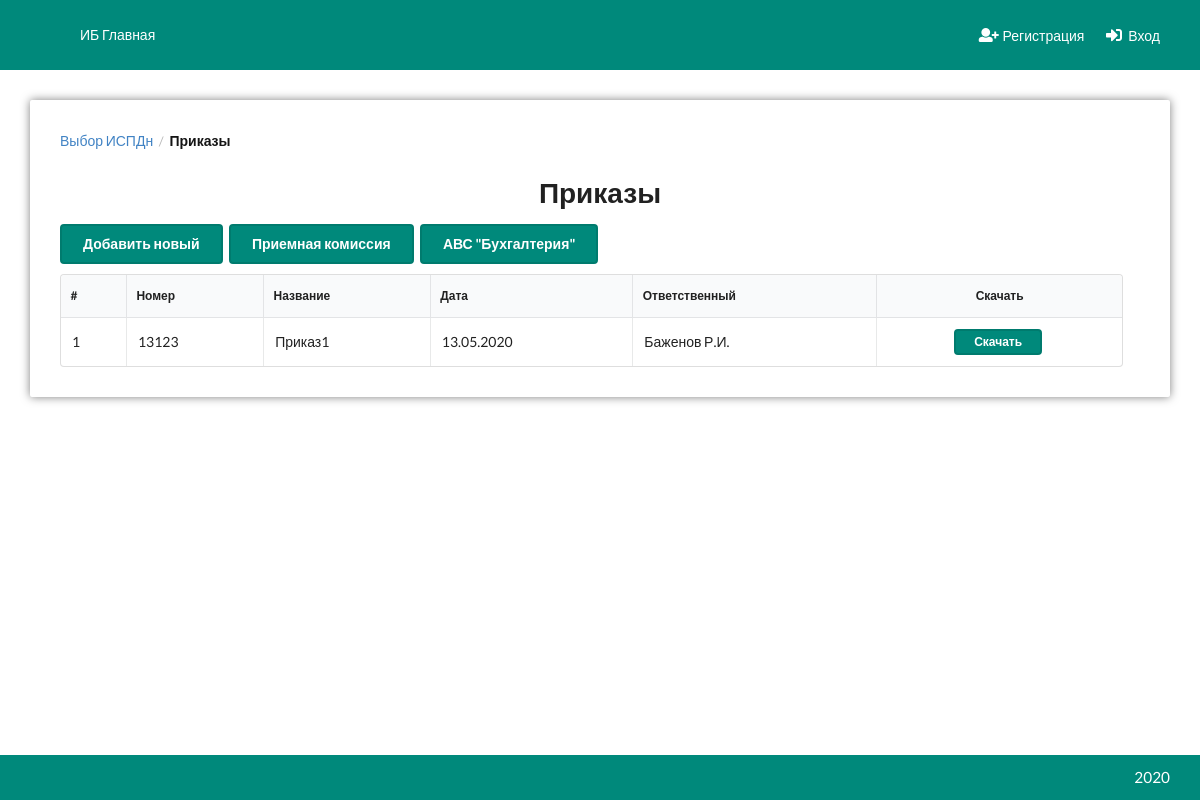
/ispdn/prikazi/, run on the app's committed database.
### Ispdn/models.py (models this page shows, shortened)
class Ispdn(models.Model):
    objects = MyManager()
    nomer = models.CharField(max_length=32, verbose_name='Номер')
    name = models.CharField(max_length=256, verbose_name='Название')
    start_date = models.DateField(null=True, blank=True)
    end_date = models.DateField(null=True, blank=True)
    prikaz = models.ManyToManyField('Prikaz', related_name='ispdns', blank=True)
    instruct = models.ManyToManyField('Instruct', related_name='ispdns', blank=True)
    rukovodstvo = models.ManyToManyField('Rukovodstvo', related_name='ispdns', blank=True)
    polozhenie = models.ManyToManyField('Polozhenie', related_name='ispdns', blank=True)
    po = models.ManyToManyField('ProgOb', related_name='ispdns', blank=True)
    raznoe = models.ManyToManyField('Raznoe', related_name='ispdns', blank=True)
    class Meta:
        verbose_name = 'ИСПДн'
        verbose_name_plural = 'ИСПДн'

class Prikaz(models.Model):
    def content_file_name(instance, filename):
        return ispdn_filename('prikazi', Prikaz, filename)
    objects = MyManager()
    nomer = models.CharField(max_length=32, verbose_name='Номер')
    name = models.CharField(max_length=256, verbose_name='Название')
    date = models.DateField(verbose_name='Дата')
    ovetstv = models.ForeignKey('Pdn.Person', on_delete=models.SET_NULL, null=True, verbose_name='Ответственный')
    file = models.FileField(null=True, upload_to=content_file_name)
    class Meta:
        verbose_name = 'Приказ'
        verbose_name_plural = "Приказы"
        ordering = ['-id']

### Pdn/models.py (models this page shows, shortened)
class Person(models.Model):
    objects = MyManager()
    last_name = models.CharField(max_length=128, verbose_name='Фамилия')
    first_name = models.CharField(max_length=128, verbose_name='Имя')
    surname = models.CharField(max_length=128, verbose_name='Отчество')
    birth_date = models.DateField(verbose_name='Дата рождения')
    fakultet = models.ForeignKey('Fakultet', on_delete=models.SET_NULL, null=True, blank=True, verbose_name='Факультет', related_name='persons')
    podrazd = models.ForeignKey('Podrazdelenie', on_delete=models.SET_NULL, null=True, blank=True, verbose_name='Подразделение', related_name='persons')
    soglasie = models.BooleanField(default=False, verbose_name='Согласие на обработку персональных данных')
    sogl_raspr = models.BooleanField(default=False, verbose_name='Согласие на распространение персональных данных')
    def get_fio(self):
        return f'{self.last_name} {self.first_name[0]}.{self.surname[0]}.'
    class Meta:
        verbose_name = 'Сотрудник/Студент'
        verbose_name_plural = 'Сотрудники/Студенты'
        ordering = ['-id']

### Ispdn/views.py (the view)
# urls.py: path('prikazi/', prikazi, name='prikazi_all'),
def prikazi(request, ispdn_id=None):
    return instance_list(request, ispdn_id, template='Ispdn/TableList/Prikazi.html', model=Prikaz, field_name='prikaz')

### Accounts/templatetags/modified.py (called while the page is built)
def get_value_from_context(context, dots_var, nullable=False):
    c_key = dots_var.split('.')[0]
    try:
        var = context[c_key]
    except KeyError:
        if nullable:
            return None
        raise KeyError('Template context does not exist key: {}'.format(c_key))
    splitted_var = dots_var.split('.')
    if len(splitted_var) > 0:
        attr = '.'.join(splitted_var[1:])
        try:
            value = getattr(var, attr)
        except Exception:
            if nullable:
                return None
            raise AttributeError('Variable {} does not contain attribute {}'.format(splitted_var[0], attr))
    else:
        value = var
    if callable(value):
        value = value()
    return value

@register.filter
def substract(val1, val2):
    return int(val1) - int(val2)

### Ispdn/views.py (called while the page is built)
def instance_list(request, ispdn_id, template, model, field_name):
    ispdn = None
    if ispdn_id:
        ispdn = Ispdn.objects.get_or_404(id=ispdn_id)
        instances = getattr(ispdn, field_name).all()
    else:
        instances = model.objects.all()
    ispdns = Ispdn.objects.all()
    return render(request, template, {'instances': instances, 'ispdn': ispdn, 'ispdns': ispdns})

### utils/shortcuts.py (called while the page is built)
def build_url(*args, **kwargs):
    get = kwargs.pop('get', None)
    url = reverse(*args, kwargs=kwargs)
    if get:
        url += '?' + urllib.parse.urlencode(get)
    return url

### templates/Ispdn/TableList/Prikazi.html (shortened to what this page needs)
{% extends 'base.html' %}
{% load modified %}
{% load static %}
{% block content %}
    <div class="ui container">
        <div class="child-center">
            <div class="skzi-list cblock">
                <div class="content">
                    <div class="ui breadcrumb">
                      <a href="{% url 'ispdn:select' %}" class="section">Выбор ИСПДн</a>
                      <div class="divider"> / </div>
                      <div class="active section">Приказы</div>
                    </div>
                    <h1 class="ui center aligned header">Приказы</h1>
                    <div class="panel">
                        <div class="buttons left">
                            {% if ispdn %}
                                <a href="{% iurl 'ispdn:prikaz_form' get_source='ispdn.id' %}" class="button primary ui medium">Добавить новый</a>
                                <a href="{% url 'ispdn:prikazi_all' %}" class="button primary ui medium">Список всех приказов</a>
                            {% else %}
                                <a href="{% iurl 'ispdn:prikaz_form' %}" class="button primary ui medium">Добавить новый</a>
                                {% for ispdn in ispdns %}
                                    <a href="{% iurl 'ispdn:prikazi' ispdn_id='ispdn.id' %}" class="button primary ui medium">{{ ispdn.name }}</a>
                                {% endfor %}
                            {% endif %}
                        </div>
                    </div>
                    <div class="sixteen wide table-container">
                        <div class="table-width">
                            <table class="ui celled selectable sortable table tableFixHead">
                                <thead>
                                <tr>
                                    <th>#</th>
                                    <th>Номер</th>
                                    <th>Название</th>
                                    <th>Дата</th>
                                    <th>Ответственный</th>
                                    <th class="center aligned">Скачать</th>
                                </tr>
                                </thead>
                                <tbody>
                                {% for prikaz in instances %}
                                    <tr data-id="{{ prikaz.id }}">
                                        <td data-label="#">{{ instances|length|substract:forloop.counter0 }}</td>
                                        <td data-label="Номер">{{ prikaz.nomer }}</td>
                                        <td data-label="Название">{{ prikaz.name }}</td>
                                        <td data-label="Дата">{{ prikaz.date }}</td>
                                        <td data-label="Ответственный">{{ prikaz.ovetstv.get_fio }}</td>
                                        <td data-label="Скачать" class="center aligned"><a class="ui button primary tiny download" href="{% iurl 'ispdn:prikaz_download' id='prikaz.id' %}">Скачать</a></td>
                                    </tr>
                                {% endfor %}
                                </tbody>
                            </table>
                        </div>
                    </div>
                </div>
            </div>
        </div>
    </div>
{% endblock %}

### static/css/style.css (style rules this page uses)
:root { --color: #151515;--nav-bg-color: #00897b;--nav-color: #ffffff;--nav-item-hover-bg-color: #007b6e;--content-bg-color: #ffffff;--btn-primary-color: #00897b;--btn-primary-hover-color: #007b6e;--btn-primary-active-color: #006d62;--btn-primary-text-color: #ffffff;--menu-active-color: #ccddff;--menu-active-hover-color: #b3ccff;--graphic-key-color: #00897b;--graphic-key-brd-color: #007b6e }
:root body:before { filter:invert(100%) blur(5px) opacity(60%) }
.skzi-list { width:100%;max-width:100% }
.skzi-list .panel { width:100%;float:left;position:relative;margin-bottom:10px }
.skzi-list .panel .buttons { float:left;position:relative;width:auto }
.skzi-list .table-container { width:100%;overflow-x:auto;overflow-y:visible !important;font-size:12px;max-height:60vh;padding-right:17px }
.skzi-list .table-container .table-width { max-width:2000px }
.skzi-list .table-container .table-width table thead th { position:sticky;top:0;white-space:normal !important;word-wrap:break-spaces;vertical-align:top }
.skzi-list .table-container .table-width table tbody tr { cursor:pointer;font-size:14px }
.skzi-list .table-container .table-width table tbody tr .button.download { padding-top:5px;padding-bottom:5px }
html { padding:0;margin:0;min-height:100% }
body { padding:0;margin:0;color:var(--color) }
body:before { z-index:-3;content:"";position:fixed;top:0;left:0;width:100%;height:100%;background-attachment:fixed;background-repeat:no-repeat;background-size:cover }
body h1 { font-size:3rem }
.ui.container { width:95%;max-width:1280px !important }
.child-center { width:100%;display:flex;justify-content:center }
.cblock { display:block;position:relative;float:left }
.content:not(.no-shadow) { margin:30px 0;background-color:var(--content-bg-color);border-radius:2px;display:block;position:relative;float:left;width:100%;padding:30px;box-shadow:0 0 10px rgba(0,0,0,0.5) }
.ui.button.primary { background-color:var(--btn-primary-color);color:var(--btn-primary-text-color);border-radius:4px;border:solid 2px #007b6e }

### data on the page
Ispdn: name "Приемная комиссия"
Ispdn: name "АВС \"Бухгалтерия\""
Prikaz: counter0 "1", nomer "13123", name "Приказ1", date "13.05.2020", ovetstv.get_fio "Баженов Р.И."
